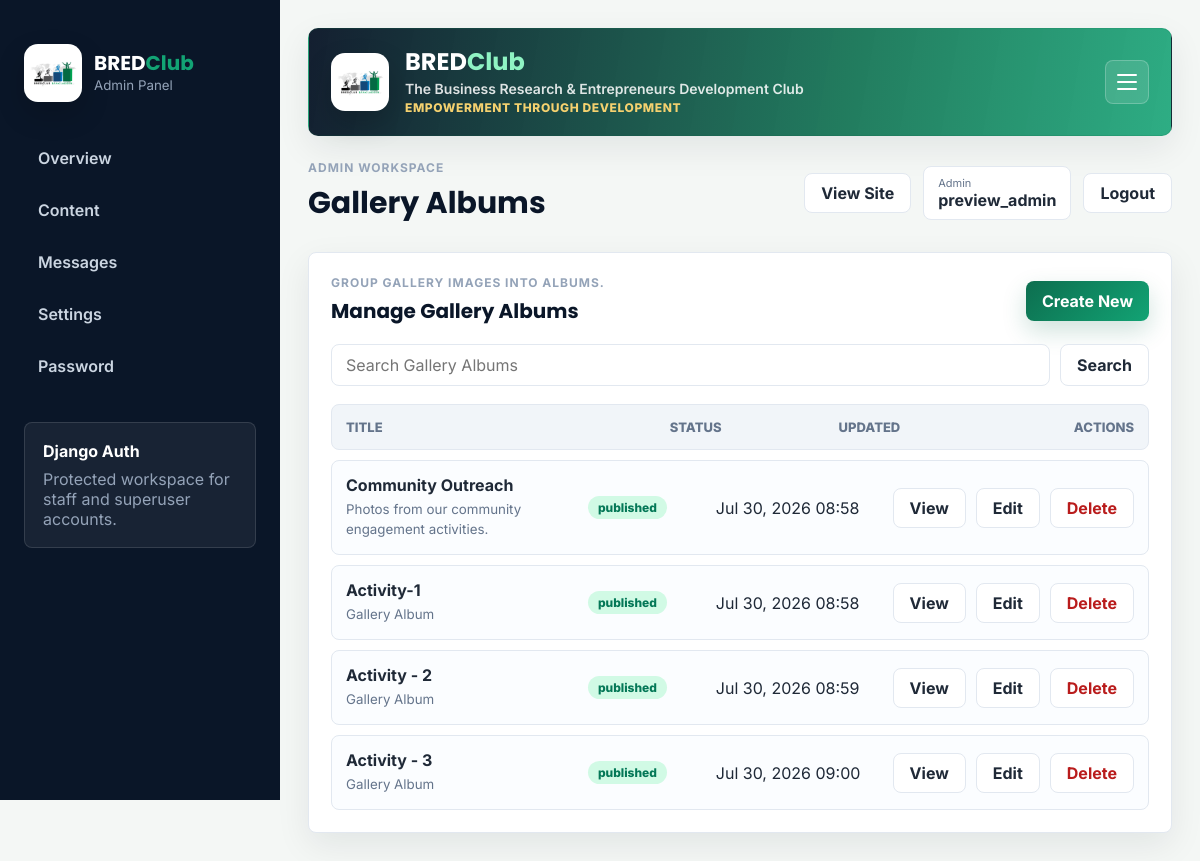
The app's page /dashboard/content/gallery-albums/ (signed in) with its own data.
### basic_app/models.py (models this page shows, shortened)
class BaseContentModel(models.Model):
    status = models.CharField(
        max_length=20,
        choices=PublishStatus.choices,
        default=PublishStatus.PUBLISHED,
    )
    ordering = models.PositiveIntegerField(default=0, db_index=True)
    created_at = models.DateTimeField(auto_now_add=True)
    updated_at = models.DateTimeField(auto_now=True)
    class Meta:
        abstract = True
        ordering = ("ordering", "-created_at")

class SEOMixin(models.Model):
    meta_title = models.CharField(max_length=160, blank=True)
    meta_description = models.CharField(max_length=255, blank=True)
    keywords = models.CharField(max_length=255, blank=True)
    og_image = models.ImageField(
        upload_to="seo/",
        blank=True,
        null=True,
        validators=[FileExtensionValidator(allowed_extensions=IMAGE_EXTENSIONS)],
    )
    class Meta:
        abstract = True

class Gallery(BaseContentModel, SEOMixin):
    title = models.CharField(max_length=180)
    slug = models.SlugField(max_length=200, unique=True, blank=True)
    cover_image = models.ImageField(
        upload_to="gallery/albums/",
        blank=True,
        null=True,
        validators=[FileExtensionValidator(allowed_extensions=IMAGE_EXTENSIONS)],
    )
    description = models.TextField(blank=True)
    event_date = models.DateField(blank=True, null=True)
    is_featured = models.BooleanField(default=False)
    class Meta(BaseContentModel.Meta):
        verbose_name = "Gallery Album"
        verbose_name_plural = "Gallery Albums"
    def __str__(self):
        return self.title

### dashboard/views.py (the view)
# urls.py: path('content/<slug:module>/', views.module_list, name='module_list'),
@dashboard_required
def module_list(request, module):
    config = get_module_config(module)
    query = request.GET.get("q", "").strip()
    queryset = apply_dashboard_search(
        config["model"].objects.all(),
        query,
        config["search"],
    )
    page_obj = Paginator(queryset, 12).get_page(request.GET.get("page"))
    context = {
        "module": config,
        "rows": module_rows(page_obj),
        "page_obj": page_obj,
        "query": query,
    }
    return render(request, "dashboard/module_list.html", context)

### basic_app/context_processors.py (called while the page is built)
def global_site_context(request):
    site_settings = SiteSettings.load() or SiteSettings()
    organization_info = OrganizationInformation.load() or OrganizationInformation()
    social_links = SocialLink.objects.filter(status=PublishStatus.PUBLISHED).order_by("ordering", "platform")
    return {
        "site_settings": site_settings,
        "organization_info": organization_info,
        "social_links": social_links,
        "canonical_url": request.build_absolute_uri(request.path),
    }

### basic_app/models.py (called while the page is built)
    @classmethod
    def load(cls):
        return cls.objects.filter(status=PublishStatus.PUBLISHED).order_by("ordering", "-updated_at").first()

    @classmethod
    def load(cls):
        return cls.objects.filter(status=PublishStatus.PUBLISHED).order_by("ordering", "-updated_at").first()

### dashboard/views.py (called while the page is built)
def is_dashboard_user(user):
    return user.is_authenticated and (user.is_staff or user.is_superuser)

def dashboard_required(view_func):
    @wraps(view_func)
    @login_required(login_url="dashboard:login")
    def wrapped(request, *args, **kwargs):
        if not is_dashboard_user(request.user):
            messages.error(request, "Your account does not have dashboard access.")
            return redirect("home:index")
        return view_func(request, *args, **kwargs)
    return wrapped

def get_module_config(module):
    config = DASHBOARD_MODULES.get(module)
    if not config:
        raise Http404("Dashboard module not found.")
    form_class = DASHBOARD_MODEL_FORMS.get(module)
    if not form_class:
        raise Http404("Dashboard form not found.")
    return {**config, "form_class": form_class, "slug": module}

def apply_dashboard_search(queryset, query, fields):
    if not query:
        return queryset
    search_query = Q()
    for field_name in fields:
        search_query |= Q(**{f"{field_name}__icontains": query})
    return queryset.filter(search_query)

def object_summary(obj):
    for field_name in ("summary", "excerpt", "short_description", "description", "message", "biography", "content"):
        value = getattr(obj, field_name, "")
        if value:
            return " ".join(str(value).split())[:140]
    return obj._meta.verbose_name.title()

### dashboard/templates/dashboard/module_list.html (shortened to what this page needs)
{% extends 'dashboard/base.html' %}
{% block page_title %}{{ module.title }}{% endblock %}
{% block content %}
<section class="panel">
    <div class="panel-heading">
        <div>
            <span class="panel-kicker">{{ module.description }}</span>
            <h2>Manage {{ module.title }}</h2>
        </div>
        <a class="primary-btn" href="{% url 'dashboard:module_create' module.slug %}">Create New</a>
    </div>
    <form class="dashboard-search" method="get">
        <input type="search" name="q" value="{{ query }}" placeholder="Search {{ module.title }}">
        <button class="soft-btn" type="submit">Search</button>
    </form>
    <div class="content-table">
        <div class="table-row table-head">
            <span>Title</span>
            <span>Status</span>
            <span>Updated</span>
            <span>Actions</span>
        </div>
        {% for row in rows %}
        <div class="table-row">
            <span>
                <strong>{{ row.title }}</strong>
                <small>{{ row.summary }}</small>
            </span>
            <span><mark class="status live">{{ row.status|default:"Saved" }}</mark></span>
            <span>{% if row.updated_at %}{{ row.updated_at|date:"M d, Y H:i" }}{% else %}-{% endif %}</span>
            <span class="table-actions">
                <a class="soft-btn" href="{% url 'dashboard:module_detail' module.slug row.object.pk %}">View</a>
                <a class="soft-btn" href="{% url 'dashboard:module_update' module.slug row.object.pk %}">Edit</a>
                <a class="soft-btn danger" href="{% url 'dashboard:module_delete' module.slug row.object.pk %}">Delete</a>
            </span>
        </div>
        {% empty %}
        <div class="empty-state">No records found.</div>
        {% endfor %}
    </div>
</section>
{% endblock %}

### dashboard/templates/dashboard/base.html (shortened to what this page needs)
{% load static %}
<!DOCTYPE html>
<html lang="en">
<head>
    <link rel="stylesheet" href="{% static 'css/dashboard.css' %}">
</head>
<body>
    <div class="dashboard-shell">
        <aside class="dashboard-sidebar">
            <a href="{% url 'dashboard:overview' %}" class="dashboard-brand">
                <span class="banner-logo">
                    <img src="{% static 'icons/logo.jpg' %}" alt="Logo" width="50">
                </span>
                <span>
                    <strong class="banner-brand">BRED<span>Club</span></strong>
                    <small>Admin Panel</small>
                </span>
            </a>
            <nav class="dashboard-nav" aria-label="Dashboard navigation">
                <a href="{% url 'dashboard:overview' %}" class="{% if request.resolver_match.url_name == 'overview' %}active{% endif %}">
                    <span>Overview</span>
                </a>
                <a href="{% url 'dashboard:content' %}" class="{% if request.resolver_match.url_name == 'content' %}active{% endif %}">
                    <span>Content</span>
                </a>
                <a href="{% url 'dashboard:messages' %}" class="{% if request.resolver_match.url_name == 'messages' %}active{% endif %}">
                    <span>Messages</span>
                </a>
                <a href="{% url 'dashboard:settings' %}" class="{% if request.resolver_match.url_name == 'settings' %}active{% endif %}">
                    <span>Settings</span>
                </a>
                <a href="{% url 'dashboard:password_change' %}" class="{% if request.resolver_match.url_name == 'password_change' %}active{% endif %}">
                    <span>Password</span>
                </a>
            </nav>
            <div class="sidebar-card">
                <span>Django Auth</span>
                <p>Protected workspace for staff and superuser accounts.</p>
            </div>
        </aside>
        <main class="dashboard-main">
            <section class="dashboard-banner">
                <div class="banner-brand">
                    <span class="banner-logo">
                        <img src="{% static 'icons/logo.jpg' %}" alt="Logo" width="50">
                    </span>
                    <div>
                        <strong>BRED<span>Club</span></strong>
                        <p>The Business Research &amp; Entrepreneurs Development Club</p>
                        <small>Empowerment Through Development</small>
                    </div>
                </div>
                <button class="sidebar-toggle" type="button" data-sidebar-toggle aria-label="Toggle sidebar" aria-expanded="true">
                    <span></span>
                    <span></span>
                    <span></span>
                </button>
            </section>
            <header class="dashboard-topbar">
                <div>
                    <p class="eyebrow">Admin Workspace</p>
                    <h1>{% block page_title %}Dashboard{% endblock %}</h1>
                </div>
                <div class="topbar-actions">
                    <a href="{% url 'home:index' %}" class="ghost-btn">View Site</a>
                    <div class="admin-chip">
                        <span>{{ request.user.get_full_name|default:'Admin' }}</span>
                        <strong>{{ request.user.username|default:'Staff' }}</strong>
                    </div>
                    <form method="post" action="{% url 'dashboard:logout' %}">
                        <button type="submit" class="soft-btn">Logout</button>
                    </form>
                </div>
            </header>
            {% block content %}{% endblock %}
        </main>
    </div>
</body>
</html>

### records on screen
Gallery: title "Community Outreach", summary "Photos from our community engagement activities.", status "published", updated_at "Jul 30, 2026 08:58"
Gallery: title "Activity-1", summary "Gallery Album", status "published", updated_at "Jul 30, 2026 08:58"
Gallery: title "Activity - 2", summary "Gallery Album", status "published", updated_at "Jul 30, 2026 08:59"
Gallery: title "Activity - 3", summary "Gallery Album", status "published", updated_at "Jul 30, 2026 09:00"

### other values on screen
{{ module.title }} "Gallery Albums"
{{ request.user.get_full_name|default:'Admin' }} "Admin"
{{ request.user.username|default:'Staff' }} "preview_admin"
{{ module.description }} "GROUP GALLERY IMAGES INTO ALBUMS."
